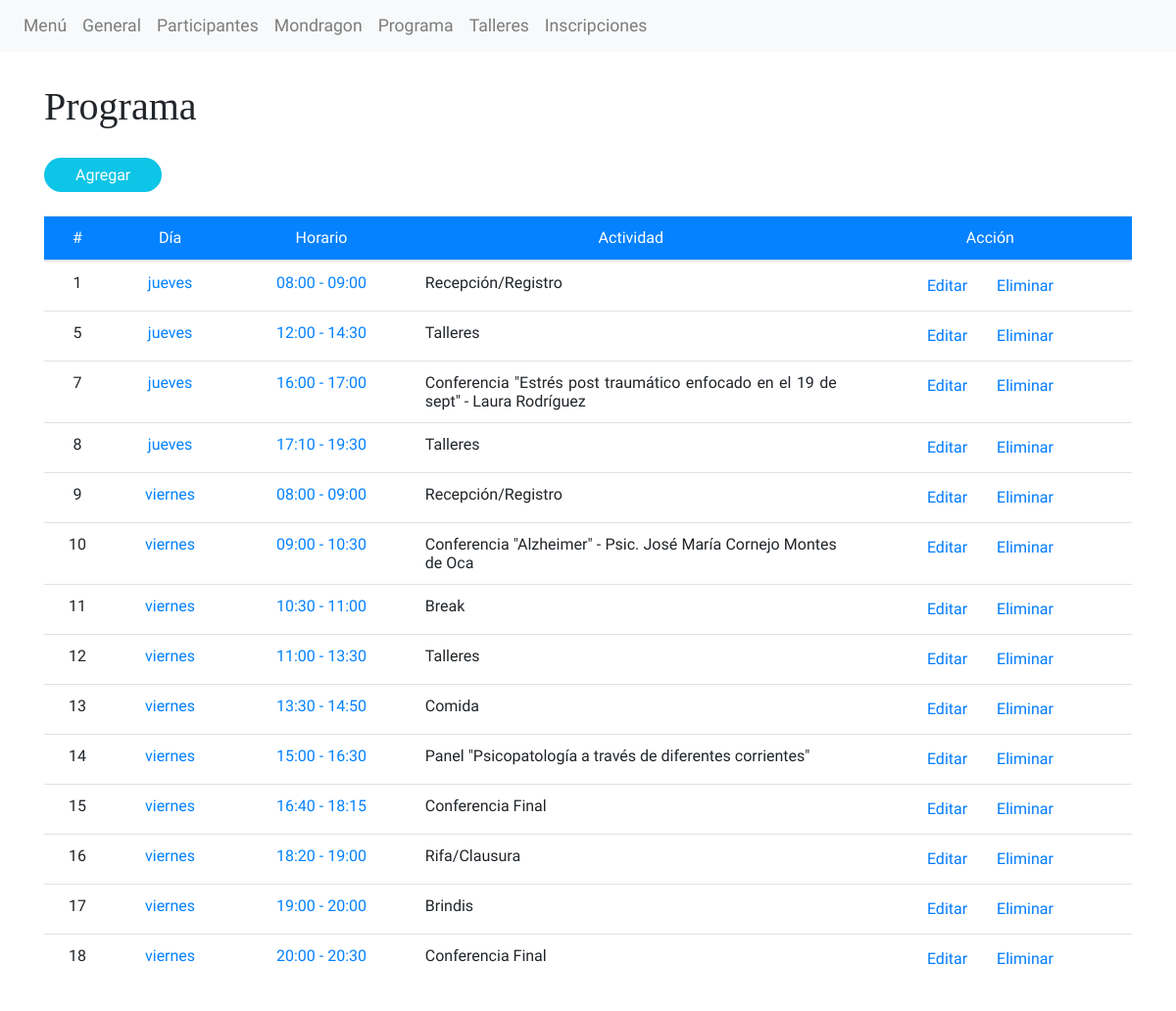
The app's page /manage/programa with its own data.
### blog/models.py (models this page shows)
class Programa(models.Model):
	dia = models.CharField(max_length=50)
	horario = models.CharField(max_length=50)
	actividad = models.CharField(max_length=200)

### blog/views.py (the view)
# urls.py: path('manage/programa', views.ViewPrograma.as_view(), name="administradorPrograma"),
class ViewPrograma(ListView):
	model = Programa
	queryset = Programa.objects.order_by('dia','horario')
	template_name = 'admin/programa.html'
	detalles = {
		'title': 'Programa Admin',
	}

### blog/templates/admin/programa.html
{% extends 'baseAdmin/index.html' %}
{% block contenido %}
<h1>Programa</h1>
<a href="{% url 'taller:nuevoPrograma' %}" class="btn-agregar">Agregar</a>
<table class="table table-responsive table-hover">
	<thead class="thead">
		<tr>
			<th scope="col">#</th>
			<th scope="col">Día</th>
			<th scope="col">Horario</th>
			<th scope="col">Actividad</th>
			<th scope="col">Acción</th>
		</tr>
	</thead>
	<tbody>
		{% for programa in object_list %}
			<tr>
				<td>{{programa.id}}</td>
				<td class="tabla-id">{{programa.dia}}</td>
				<td class="tabla-id">{{programa.horario}}</td>
				<td class="programa-actividad">{{programa.actividad}}</td>
				<td class="acciones">
					<a class="btn" href="{% url 'taller:editarPrograma' programa.id %}">Editar</a>
					<a class="btn" href="{% url 'taller:eliminarPrograma' programa.id %}">Eliminar</a>
				</td>
			</tr>
		{% endfor %}
	</tbody>
</table>
{% endblock %}

### blog/templates/baseAdmin/index.html (shortened to what this page needs)
{% load static %}
<!DOCTYPE html>
<html>
<head>
	<link rel="stylesheet" type="text/css" href="{% static 'bootstrap/bootstrap.min.css' %}">
	<link rel="stylesheet" type="text/css" href="{% static 'css/estilos-admin.css' %}">
	<link rel="stylesheet" type="text/css" href="{% static 'css/formAdmin.css' %}">
</head>
<body>
	<nav>
		{% block nav %}
			{% include 'baseAdmin/nav.html' %}
		{% endblock %}
	</nav>
	<div class="container">
		{% block contenido %}
		{% endblock %}
	</div>
</body>
</html>

### blog/templates/baseAdmin/nav.html (shortened to what this page needs)
<nav class="navbar navbar-expand-lg navbar-light bg-light">
  <div class="collapse navbar-collapse" id="navbarToggler">
    <ul class="nav navbar-nav mr-auto mt-2 mt-lg-0">
       <li class="nav-item">
        <a class="nav-link" href="{% url 'taller:administradorInicio' %}">Menú</a>
      </li>
      <li class="nav-item">
        <a class="nav-link" href="{% url 'taller:administradorGeneral' %}">General</a>
      </li>
      <li class="nav-item">
        <a class="nav-link" href="{% url 'taller:administradorParticipantes' %}">Participantes</a>
      </li>
      <li class="nav-item">
        <a class="nav-link" href="{% url 'taller:administradorParticipantesMondragon' %}">Mondragon</a>
      </li>
      <li class="nav-item">
        <a class="nav-link" href="{% url 'taller:administradorPrograma' %}">Programa</a>
      </li>
      <li class="nav-item">
        <a class="nav-link" href="{% url 'taller:administradorTalleres' %}">Talleres</a>
      </li>
      <li class="nav-item">
        <a class="nav-link" href="{% url 'taller:administradorInscripciones' %}">Inscripciones</a>
      </li>
    </ul>
  </div>
</nav>

### blog/static/css/estilos-admin.css (style rules this page uses)
:root { --top: 4.5em; --font1:'Questrial', sans-serif; --margen-top: 2em; --fuente-titulos: 'Playfair Display', serif;; --color-titulos: #3A3A3A; --color-parrafos: rgba(0,0,0,.6); --font2:'Didact Gothic', sans-serif; --btn-radio: 20px; --btn-padding: 10px 2px; --tamaño-fuente-h2: 2.7em; --tamaño-fuente-p: 1.2em; --margen-top-h1: 2.5em; --tamaño-fuente-h1: 4.2em; }
.nav-item a { font-size: 1.1em; }
* { margin: 0; padding: 0; outline: none; font-family: var(--font1); -webkit-tap-highlight-color: none; line-height: 1.2em; }
.container { margin-top: var(--margen-top); margin-bottom: var(--margen-top); }
.container h1 { margin-right: .5em; float: left; margin-bottom: .5em; font-family: var(--fuente-titulos); }
table { text-align: center; }
.btn-agregar { border: none; border-radius: var(--btn-radio); font-size: 1em; padding: .5em 2em; margin-top: .5em; text-align: center; box-sizing: border-box; text-decoration: none; cursor: pointer; outline: none; background-color: #0DC5E6; color: #fff; margin-bottom: 1.5em; float: left; }
.thead { background-color:#0482FF; color: #fff; }
th { font-weight: lighter; text-align: center; }
.acciones a { padding-top: 0; padding-bottom: 0; }
.programa-actividad { width: 40%; text-align: justify; }
.tabla-id { color: #0482FF; }

### blog/static/css/formAdmin.css (style rules this page uses)
h1 { text-align: left; width: 100%; }

### records on screen
Programa: id "1", dia "jueves", horario "08:00 - 09:00", actividad "Recepción/Registro"
Programa: id "5", dia "jueves", horario "12:00 - 14:30", actividad "Talleres"
Programa: id "7", dia "jueves", horario "16:00 - 17:00", actividad "Conferencia \"Estrés post traumático enfocado en el 19 de sept\" - Laura Rodríguez"
Programa: id "8", dia "jueves", horario "17:10 - 19:30", actividad "Talleres"
Programa: id "9", dia "viernes", horario "08:00 - 09:00", actividad "Recepción/Registro"
Programa: id "10", dia "viernes", horario "09:00 - 10:30", actividad "Conferencia \"Alzheimer\" - Psic. José María Cornejo Montes de Oca"
Programa: id "11", dia "viernes", horario "10:30 - 11:00", actividad "Break"
Programa: id "12", dia "viernes", horario "11:00 - 13:30", actividad "Talleres"
Programa: id "13", dia "viernes", horario "13:30 - 14:50", actividad "Comida"
Programa: id "14", dia "viernes", horario "15:00 - 16:30", actividad "Panel \"Psicopatología a través de diferentes corrientes\""
Programa: id "15", dia "viernes", horario "16:40 - 18:15", actividad "Conferencia Final"
Programa: id "16", dia "viernes", horario "18:20 - 19:00", actividad "Rifa/Clausura"
Programa: id "17", dia "viernes", horario "19:00 - 20:00", actividad "Brindis"
Programa: id "18", dia "viernes", horario "20:00 - 20:30", actividad "Conferencia Final"
